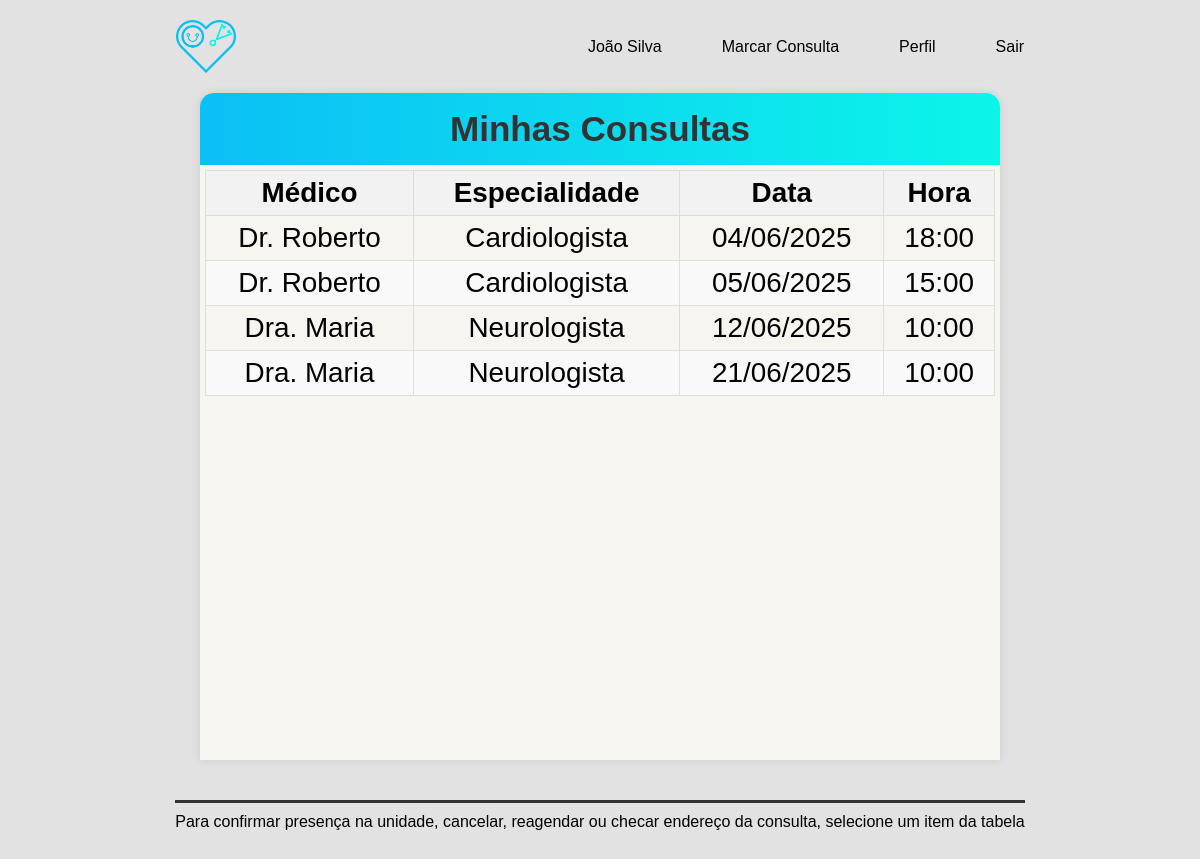
Screenshot of /plataforma/ (signed in) with the database file from the repository.
### core/models.py (models this page shows, shortened)
class Paciente(models.Model):
    nome = models.CharField(max_length=255, null=True, blank=True)
    cpf = models.CharField(max_length=11, unique=True, null=True, blank=True)
    senha = models.CharField(max_length=128, null=True, blank=True)
    telefone = models.CharField(max_length=15, null=True, blank=True)
    email = models.EmailField(max_length=128, unique=True, null=True, blank=True)

class Consulta(models.Model):
    status_escolhas = [('aguardando', 'Aguardando'),('agendada', 'Agendada'),('confirmada', 'Na unidade'),('compareceu', 'Compareceu'),('naocompareceu', 'Não compareceu')]
    status_retorno = [('retorno', 'Paciente retornando'), ('primeira_consulta', 'Primeira consulta do paciente')]
    paciente = models.ForeignKey(Paciente, on_delete=models.SET_NULL, null=True, blank=True)
    medico = models.ForeignKey(Medico, on_delete=models.CASCADE)
    data = models.DateField()
    hora = models.TimeField()
    local = models.CharField(max_length=255)
    endereco = models.CharField(max_length=255)
    status = models.CharField(max_length=20, choices=status_escolhas, default='agendada')
    retorno_ou_primeira_consulta = models.CharField(max_length=20, choices=status_retorno, default='primeira_consulta')

class Medico(models.Model):
    nome = models.CharField(max_length=255, null=True, blank=True)
    crm = models.CharField(max_length=11, unique=True, null=True, blank=True)
    senha = models.CharField(max_length=128, null=True, blank=True)
    especialidade = models.CharField(max_length=128, null=True, blank=True)
    consultorio = models.CharField(max_length=10, null=True)
    def __str__(self):
        return self.nome

### core/decorators.py (the view)
    def wrapper(request, *args, **kwargs):
        if 'paciente_id' not in request.session:
            return redirect('recepcao')
        return view_func(request, *args, **kwargs)

### sus/views.py (called while the page is built)
@login_required_paciente
def plataforma(request):
    paciente = get_object_or_404(Paciente, id=request.session['paciente_id'])
    consultas = Consulta.objects.filter(
        paciente=paciente
    ).exclude(status='compareceu').exclude(status='naocompareceu').order_by('data', 'hora')
    return render(request, 'plataforma.html', {'paciente': paciente,'consultas': consultas})

### sus/templates/plataforma.html (shortened to what this page needs)
{% load static %}
<!DOCTYPE html>
<html lang="pt-BR">
<head>
    <link rel="stylesheet" href="{% static 'css/plataforma.css' %}?v=1.0">
</head>
<body>
    <header class="cabecalho">
        <img class="icon" src='{% static "images/coracao2.png" %}' alt="Ícone de coração">
        <nav class="menu">
            <a class="nome">{{ paciente.nome }}</a>
            <a href="{% url 'marcar_consulta' %}"><button class="btnnav">Marcar Consulta</button></a>
            <a href="{% url 'perfil' %}"><button class="btnnav">Perfil</button></a>
            <a href="{% url 'logout' %}"><button class="btnnav">Sair</button></a>
        </nav>
    </header>
    <main class="conteudo-tabela">
        <div class="tabela">
            <section class="Titulo">
                <h3>Minhas Consultas</h3>
            </section>
            <div class="table-container">
                <table>
                    <thead>
                        <tr>
                            <th>Médico</th>
                            <th>Especialidade</th>
                            <th>Data</th>
                            <th>Hora</th>
                        </tr>
                    </thead>
                    <tbody>
                        {% for i in consultas %}
                        <tr onclick="window.location.href='{% url 'consulta' i.id %}'" style="cursor: pointer;">
                                <td>{{ i.medico }}</td>
                                <td>{{ i.medico.especialidade }}</td>
                                <td>{{ i.data|date:"d/m/Y" }}</td>
                                <td>{{ i.hora|time:"H:i"}}</td>
                            </tr>
                        {% empty %}
                            <tr>
                                <td colspan="4">Nenhuma consulta marcada.</td>
                            </tr>
                        {% endfor %}
                    </tbody>
                </table>
            </div>
        </div>
    </main>
    <footer class="rodape">
        <p>Para confirmar presença na unidade, cancelar, reagendar ou checar endereço da consulta, selecione um item da tabela</p>
    </footer>
</body>
</html>

### core/static/css/plataforma.css (style rules this page uses)
* { box-sizing: border-box; margin: 0; padding: 0; font-family: Arial, sans-serif; }
body { background-color: #e2e2e2; }
.cabecalho { padding-bottom: 20px; padding-top: 20px; min-height: 10vh; display: flex; flex-direction: row; align-items: center; justify-content:space-around; }
.menu { display: flex; gap: 60px; flex-wrap: wrap; }
.icon { max-width: 60px; width: 8%; }
.btnnav { border: none; background-color: #e2e2e2; font-size: 16px; cursor: pointer; }
.Titulo { text-align: center; padding: 16px; background: linear-gradient(90deg, #0cbff5, #0cf5e9); font-size: 30px; color: #333; }
.conteudo-tabela { display: flex; flex-direction: column; align-items: center; }
.tabela { background-color: #f7f5f0; width: 95%; max-width: 800px; height: 100%; max-height: 70vh; min-height: 667px; border-top-right-radius: 14px; border-top-left-radius: 14px; box-shadow: 0px 0 10px rgba(0, 0, 0, 0.1); overflow: hidden; }
.table-container { max-height: 595px; overflow-y: auto; padding: 5px; }
table { width: 100%; border-collapse: collapse; }
th, td { font-size: 3.2vmin; border: 1px solid #ddd; padding: 6px; text-align: center; }
th { background-color: #f2f2f2; }
tr:nth-child(even) { background-color: #f9f9f9; }
.rodape { margin-bottom: 40px; margin-top: 40px; display: flex; flex-direction: column; align-items: center; }
p { text-align: center; margin-left: 15px; margin-right: 15px; border-top: 3px solid #333; padding-top: 10px; visibility: visible; }

### rows the page displays
Paciente: nome "João Silva"
Consulta: medico "Dr. Roberto", medico.especialidade "Cardiologista", data "04/06/2025", hora "18:00"
Consulta: medico "Dr. Roberto", medico.especialidade "Cardiologista", data "05/06/2025", hora "15:00"
Consulta: medico "Dra. Maria", medico.especialidade "Neurologista", data "12/06/2025", hora "10:00"
Consulta: medico "Dra. Maria", medico.especialidade "Neurologista", data "21/06/2025", hora "10:00"
